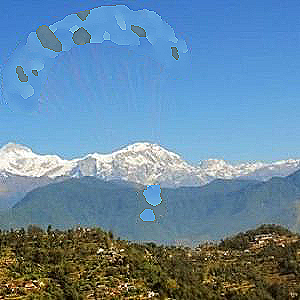
#> input picture reconstruction/3.enhancement/sharpen/kernel.png, 300 x 300 px
$ python sharpen.py sharpen/kernel.png kernel   (older library calls are emulated)
#> lines starting #> are read from the running program, lines starting #| are printed output that depends on the picture
import cv2
import numpy as np
import argparse

parser = argparse.ArgumentParser()
parser.add_argument('in_path', metavar='input_img', type=str, help='path to input image')
parser.add_argument('method', metavar='method', type=str, choices=['kernel', 'laplacian'],
                    help="desired method for sharpening your image")
args = parser.parse_args()

# Create the sharpening kernel
image = cv2.imread(args.in_path)
#> image is the input picture: shape (300, 300, 3); mean B, G, R 162.1, 136.9, 102.9
if (args.method == "kernel"):
    kernel = np.array([[0, -1, 0], [-1, 5, -1], [0, -1, 0]])
    # Sharpen the image
    sharpened = cv2.filter2D(image, -1, kernel)
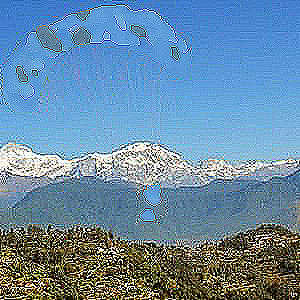
#> sharpened: shape (300, 300, 3); mean B, G, R 165.2, 138.6, 104.2
else:
    laplacian = cv2.Laplacian(image, cv2.CV_64F)
    # Scale the Laplacian output for visualization
    laplacian = np.uint8(np.absolute(laplacian))
    # Add the Laplacian output to the original image
    sharpened = cv2.addWeighted(image, 1, laplacian, 1, 0)

#Save the image
output_path = args.in_path + "_" + args.method + ".png"
cv2.imwrite(output_path, sharpened)
